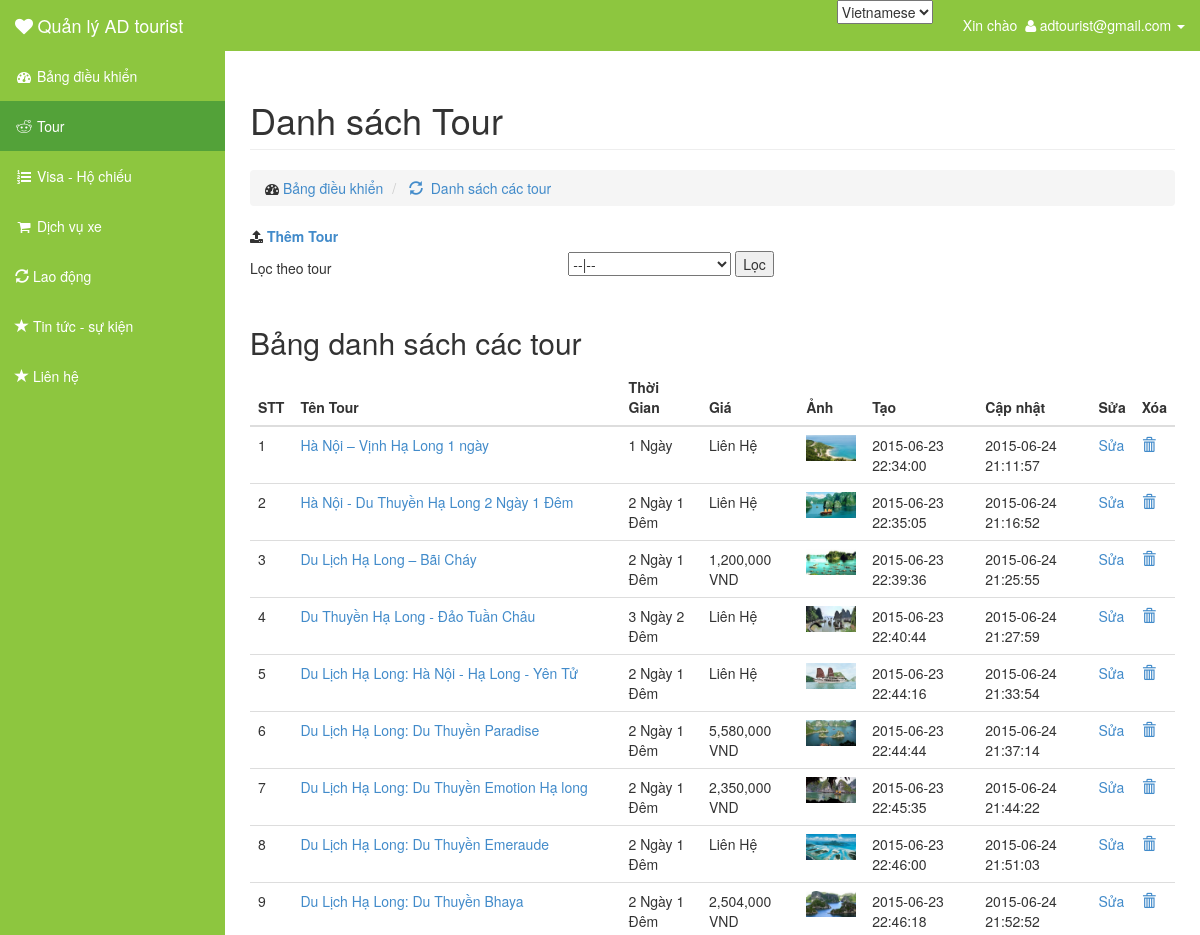
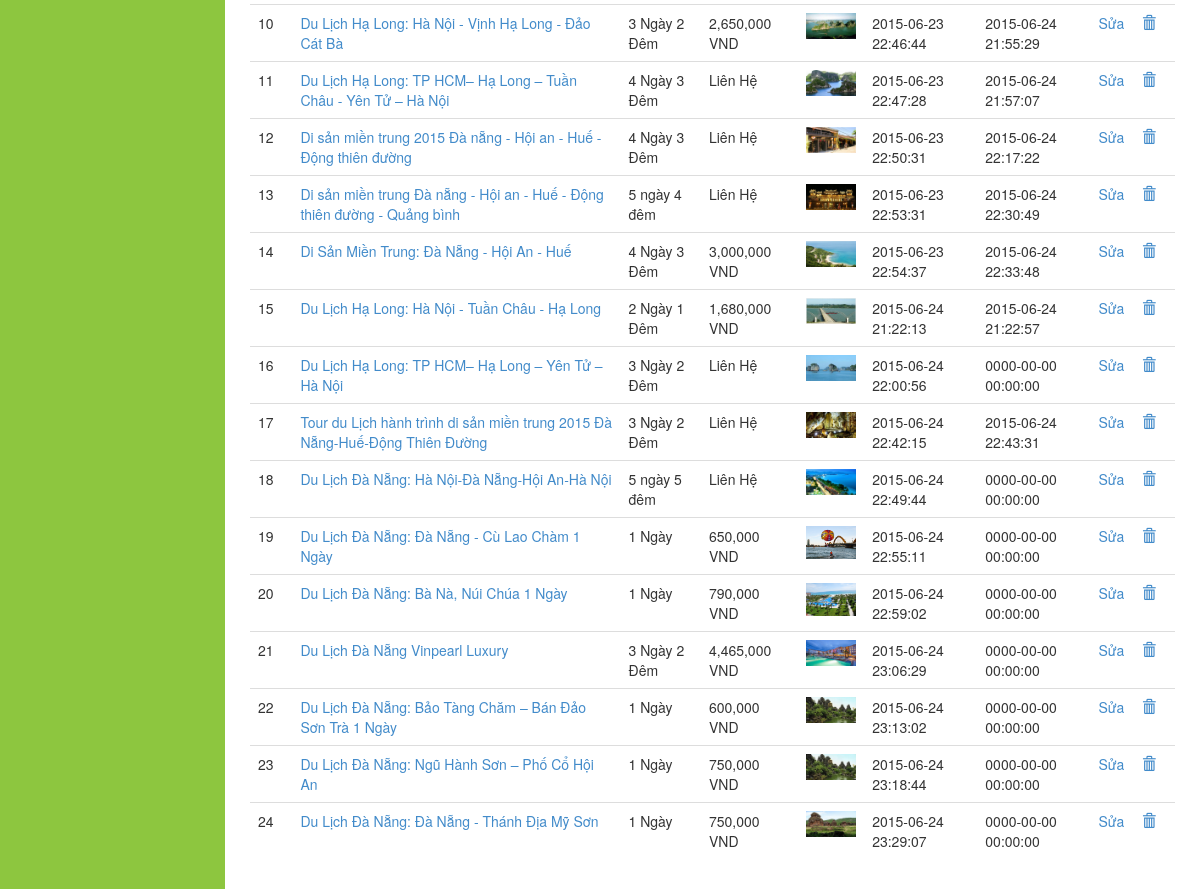
Screenshot of /admin/index.php?controller=tour&lang=vi (signed in) with the database file from the repository (2 pictures, top to bottom).
### tables this page shows
CREATE TABLE IF NOT EXISTS `tour_content` (
  `tour_content_code` int(11) NOT NULL AUTO_INCREMENT,
  `tour_region_code` int(11) NOT NULL,
  `title` varchar(255) NOT NULL,
  `time` varchar(20) NOT NULL,
  `total_cost` varchar(255) NOT NULL,
  `content` text,
  `content_cost` text,
  `description` text,
  `image` varchar(100) DEFAULT NULL,
  `update_at` datetime NOT NULL,
  `create_at` datetime NOT NULL,
  `tour_country_code` int(11) NOT NULL,
  `possition` text NOT NULL,
  `image_relate` text NOT NULL,
  PRIMARY KEY (`tour_content_code`)
);

### admin/controller/tour/index.php (called while the page is built, shortened)
<?php
	$lang = get_lang();
	$tour_region = get_all('tour_region');
	if(isset($_POST['tour_region_code']))
	{
		$tour_region_code = $_POST['tour_region_code'];
		if($tour_region_code == 0 )
		{
			$tour = get_all('tour_content');
		}
		else{
			$selected = $tour_region_code;
			$tour = get_all_record('tour_content','tour_region_code',$tour_region_code);
		}
	}
	else
	{
		$tour = get_all('tour_content');
	}
	require_once('view/tour/index.php');
 ?>

### admin/library/function.php (called while the page is built, shortened)
<?php
function get_lang(){
	if(isset($_GET['lang']) &&  $_GET['lang'] == 'en'){
		return 'en';
	}
	else return 'vi';
}
 ?>

### admin/model/database.php (called while the page is built, shortened)
<?php
function get_all($table,$select = '*'){
	$sql = "SELECT $select FROM $table";
	$query = mysql_query($sql) or die(mysql_error());
	$data = array();
	if(mysql_num_rows($query) > 0)
	{
		while($row = mysql_fetch_assoc($query))
			$data[] = $row;
	}
	return $data;
}
?>

### admin/view/tour/tour_table.php (the view, shortened to what this page needs)
<div class="row">
	<div class="col-md-12"><label><i class="fa fa-upload"></i> <a href="index.php?controller=tour&amp;action=add&amp;lang=<?php echo $lang ?>">Thêm Tour</a></label></div>
	<div class="col-md-4"><h5>Lọc theo tour</h5></div>
	<div class="col-md-8">
		<form method="POST" action="index.php?controller=tour">
			<select name="tour_region_code">
				<option <?php echo isset($selected)? "" : "selected" ?> value="0">--|--</option>
			</select>
			<input type="submit" value="Lọc" name="filler">
		</form>
	</div>
	<div class="col-md-12"><h3 text-center bg-info><?php if(isset($success)) echo $success; ?></h3></div>
	<div class="col-md-12">
		<h2>Bảng danh sách các tour</h2>
		<div class="table-responsive">
			<table class="table table-hover">
				<thead>
					<tr>
						<th>STT</th>
						<th>Tên Tour</th>
						<th>Thời Gian</th>
						<th>Giá</th>
						<th>Ảnh</th>
						<th>Tạo</th>
						<th>Cập nhật</th>
						<th>Sửa</th>
						<th>Xóa</th>
					</tr>
				</thead>
				<tbody>
				<?php foreach($tour as $key => $value): ?>
					<tr>
						<td><?php echo $key +1 ?></td>
						<td><a href="index.php?controller=tour&amp;action=tour_detail&amp;tour_content_code=<?php echo $value['tour_content_code'] ?>" ><?php echo $value['title'] ?></a></td>
						<td><?php echo $value['time'] ?></td>
						<td><?php echo $value['total_cost'] ?></td>
						<td><img src=<?php echo ROOTPATH.$value['image'] ?> width="50"></td>
						<td><?php echo $value['create_at'] ?></td>
						<td><?php echo $value['update_at'] ?></td>
						<td><a href="index.php?controller=tour&amp;action=edit&amp;tour_content_code=<?php echo $value['tour_content_code'] ?>&amp;lang=<?php echo $lang ?>">Sửa</a></td>
						<td><a href="index.php?controller=tour&amp;action=delete&amp;tour_content_code=<?php echo $value['tour_content_code'] ?>&amp;lang=<?php echo $lang ?>"><i class="glyphicon glyphicon-trash"></i></a></td>
					</tr>
				<?php endforeach ?>
				</tbody>
			</table>
		</div>
	</div>
</div>

### rows the page displays
tour_content: title "Hà Nội – Vịnh Hạ Long 1 ngày", time "1 Ngày", total_cost "Liên Hệ", image (picture), create_at "2015-06-23 22:34:00", update_at "2015-06-24 21:11:57"
tour_content: title "Hà Nội - Du Thuyền Hạ Long 2 Ngày 1 Đêm", time "2 Ngày 1 Đêm", total_cost "Liên Hệ", image (picture), create_at "2015-06-23 22:35:05", update_at "2015-06-24 21:16:52"
tour_content: title "Du Lịch Hạ Long – Bãi Cháy", time "2 Ngày 1 Đêm", total_cost "1,200,000 VND", image (picture), create_at "2015-06-23 22:39:36", update_at "2015-06-24 21:25:55"
tour_content: title "Du Thuyền Hạ Long - Đảo Tuần Châu", time "3 Ngày 2 Đêm", total_cost "Liên Hệ", image (picture), create_at "2015-06-23 22:40:44", update_at "2015-06-24 21:27:59"
tour_content: title "Du Lịch Hạ Long: Hà Nội - Hạ Long - Yên Tử", time "2 Ngày 1 Đêm", total_cost "Liên Hệ", image (picture), create_at "2015-06-23 22:44:16", update_at "2015-06-24 21:33:54"
tour_content: title "Du Lịch Hạ Long: Du Thuyền Paradise", time "2 Ngày 1 Đêm", total_cost "5,580,000 VND", image (picture), create_at "2015-06-23 22:44:44", update_at "2015-06-24 21:37:14"
tour_content: title "Du Lịch Hạ Long: Du Thuyền Emotion Hạ long", time "2 Ngày 1 Đêm", total_cost "2,350,000 VND", image (picture), create_at "2015-06-23 22:45:35", update_at "2015-06-24 21:44:22"
tour_content: title "Du Lịch Hạ Long: Du Thuyền Emeraude", time "2 Ngày 1 Đêm", total_cost "Liên Hệ", image (picture), create_at "2015-06-23 22:46:00", update_at "2015-06-24 21:51:03"
tour_content: title "Du Lịch Hạ Long: Du Thuyền Bhaya", time "2 Ngày 1 Đêm", total_cost "2,504,000 VND", image (picture), create_at "2015-06-23 22:46:18", update_at "2015-06-24 21:52:52"
tour_content: title "Du Lịch Hạ Long: Hà Nội - Vịnh Hạ Long - Đảo Cát Bà", time "3 Ngày 2 Đêm", total_cost "2,650,000 VND", image (picture), create_at "2015-06-23 22:46:44", update_at "2015-06-24 21:55:29"
tour_content: title "Du Lịch Hạ Long: TP HCM– Hạ Long – Tuần Châu - Yên Tử – Hà Nội", time "4 Ngày 3 Đêm", total_cost "Liên Hệ", image (picture), create_at "2015-06-23 22:47:28", update_at "2015-06-24 21:57:07"
tour_content: title "Di sản miền trung 2015 Đà nẵng - Hội an - Huế - Động thiên đường", time "4 Ngày 3 Đêm", total_cost "Liên Hệ", image (picture), create_at "2015-06-23 22:50:31", update_at "2015-06-24 22:17:22"
tour_content: title "Di sản miền trung Đà nẵng - Hội an - Huế - Động thiên đường - Quảng bình", time "5 ngày 4 đêm", total_cost "Liên Hệ", image (picture), create_at "2015-06-23 22:53:31", update_at "2015-06-24 22:30:49"
tour_content: title "Di Sản Miền Trung: Đà Nẵng - Hội An - Huế", time "4 Ngày 3 Đêm", total_cost "3,000,000 VND", image (picture), create_at "2015-06-23 22:54:37", update_at "2015-06-24 22:33:48"
tour_content: title "Du Lịch Hạ Long: Hà Nội - Tuần Châu - Hạ Long", time "2 Ngày 1 Đêm", total_cost "1,680,000 VND", image (picture), create_at "2015-06-24 21:22:13", update_at "2015-06-24 21:22:57"
tour_content: title "Du Lịch Hạ Long: TP HCM– Hạ Long – Yên Tử – Hà Nội", time "3 Ngày 2 Đêm", total_cost "Liên Hệ", image (picture), create_at "2015-06-24 22:00:56", update_at "0000-00-00 00:00:00"
tour_content: title "Tour du Lịch hành trình di sản miền trung 2015 Đà Nẵng-Huế-Động Thiên Đường", time "3 Ngày 2 Đêm", total_cost "Liên Hệ", image (picture), create_at "2015-06-24 22:42:15", update_at "2015-06-24 22:43:31"
tour_content: title "Du Lịch Đà Nẵng: Hà Nội-Đà Nẵng-Hội An-Hà Nội", time "5 ngày 5 đêm", total_cost "Liên Hệ", image (picture), create_at "2015-06-24 22:49:44", update_at "0000-00-00 00:00:00"
tour_content: title "Du Lịch Đà Nẵng: Đà Nẵng - Cù Lao Chàm 1 Ngày", time "1 Ngày", total_cost "650,000 VND", image (picture), create_at "2015-06-24 22:55:11", update_at "0000-00-00 00:00:00"
tour_content: title "Du Lịch Đà Nẵng: Bà Nà, Núi Chúa 1 Ngày", time "1 Ngày", total_cost "790,000 VND", image (picture), create_at "2015-06-24 22:59:02", update_at "0000-00-00 00:00:00"
tour_content: title "Du Lịch Đà Nẵng Vinpearl Luxury", time "3 Ngày 2 Đêm", total_cost "4,465,000 VND", image (picture), create_at "2015-06-24 23:06:29", update_at "0000-00-00 00:00:00"
tour_content: title "Du Lịch Đà Nẵng: Bảo Tàng Chăm – Bán Đảo Sơn Trà 1 Ngày", time "1 Ngày", total_cost "600,000 VND", image (picture), create_at "2015-06-24 23:13:02", update_at "0000-00-00 00:00:00"
tour_content: title "Du Lịch Đà Nẵng: Ngũ Hành Sơn – Phố Cổ Hội An", time "1 Ngày", total_cost "750,000 VND", image (picture), create_at "2015-06-24 23:18:44", update_at "0000-00-00 00:00:00"
tour_content: title "Du Lịch Đà Nẵng: Đà Nẵng - Thánh Địa Mỹ Sơn", time "1 Ngày", total_cost "750,000 VND", image (picture), create_at "2015-06-24 23:29:07", update_at "0000-00-00 00:00:00"

### other values shown
$_SESSION['email'] "adtourist@gmail.com"
$title "Danh sách Tour"
$key['name'] "Danh sách các tour"
